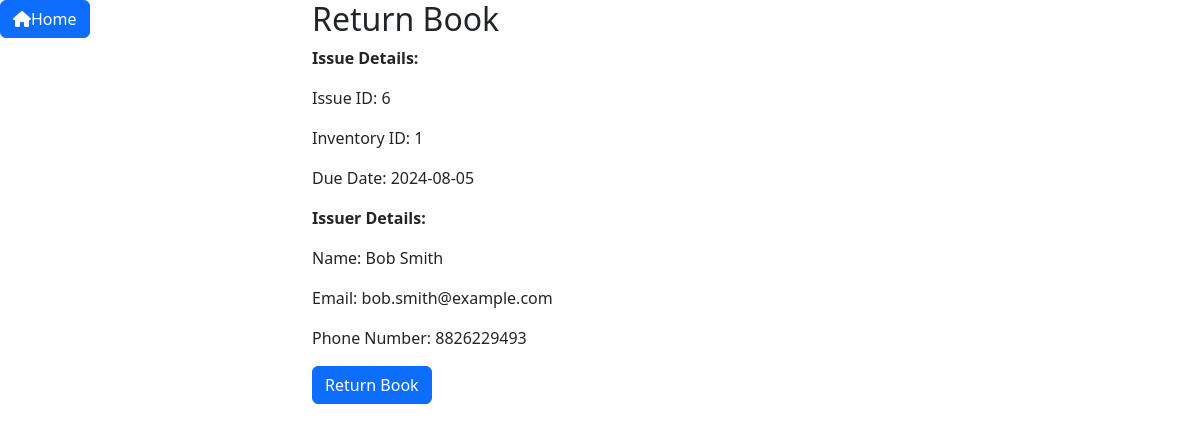
Screenshot of /return/6 with the database file from the repository.
### model.py (models this page shows, shortened)
class Issue(db.Model) :
    __tablename__ ='issue'
    issue_id=db.Column(db.Integer, nullable=False, primary_key=True, autoincrement=True)
    inventory_id = db.Column(db.Integer, db.ForeignKey('inventory.inventory_id'))
    inventory = relationship('Inventory', backref=backref('issues', uselist=True))
    issuer_id = db.Column(db.Integer, db.ForeignKey('issuer.issuer_id'))
    issuer = relationship('Issuer', backref=backref('issues', uselist=True))
    issue_date = db.Column(db.Date, default = datetime.now(), nullable = False)
    due_date=db.Column(db.Date, default=lambda: datetime.now() + timedelta(days=14), nullable=False)
    return_date=db.Column(db.Date)
    is_returned=db.Column(db.Boolean,nullable=False,default=False)

class Issuer(db.Model):
    __tablename__ = 'issuer'
    issuer_id=db.Column(db.Integer, nullable=False, primary_key=True, autoincrement=True)
    name=db.Column(db.Integer, nullable=False)
    email=db.Column(db.String(50), nullable=False)
    phone_number = db.Column(db.String(10), nullable=False)

### app.py (the view, shortened to what this page needs)
@app.route("/return/<int:issue_id>", methods=['GET', 'POST'])
def return_book_form(issue_id):
    issue = Issue.query.get_or_404(issue_id)
    inventory_item = Inventory.query.get_or_404(issue.inventory_id)
    diff = (datetime.now().date() - issue.due_date).days
    fine_amount = max(diff, 0) * 10  # Calculate fine amount
    if not inventory_item.is_available:
        issuer = Issuer.query.get_or_404(issue.issuer_id)
        return render_template("return_form.html", issue=issue, fine_amount=fine_amount, issuer=issuer)
    else:
        flash('Book is already available.', 'danger')
        return redirect(url_for('home'))

### templates/return_form.html (shortened to what this page needs)
{% extends "base.html" %} {% block body %}
<div class="container">
  <h2>Return Book</h2>
  <p><strong>Issue Details:</strong></p>
  <p>Issue ID: {{ issue.issue_id }}</p>
  <p>Inventory ID: {{ issue.inventory_id }}</p>
  <p>Due Date: {{ issue.due_date }}</p>
  <p><strong>Issuer Details:</strong></p>
  <p>Name: {{ issuer.name }}</p>
  <p>Email: {{ issuer.email }}</p>
  <p>Phone Number: {{ issuer.phone_number }}</p>
  <form method="post">
    <button type="submit" class="btn btn-primary">Return Book</button>
  </form>
</div>
{% endblock %}

### rows the page displays
Issue: issue_id "6", inventory_id "1", due_date "2024-08-05"
Issuer: name "Bob Smith", email "bob.smith@example.com", phone_number "8826229493"
